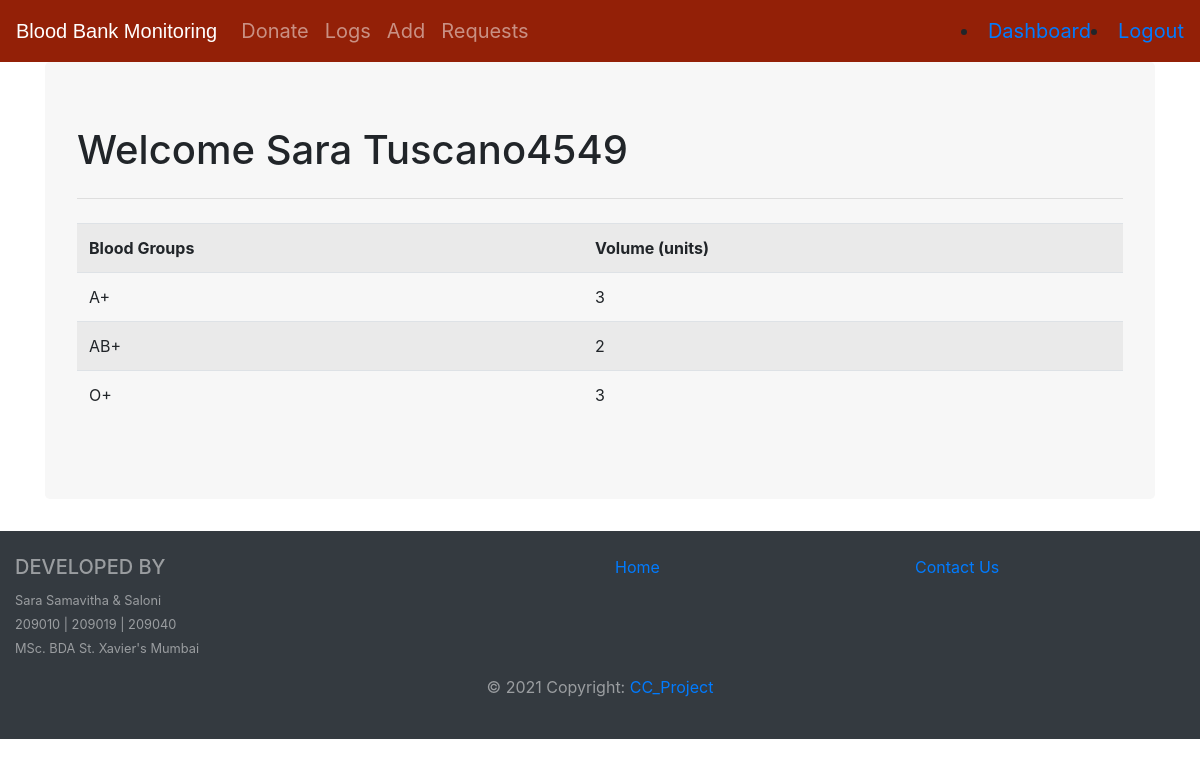
Page /dashboard (signed in) on the committed database.
### models.py (models this page shows, shortened)
class BLOODBANK(db.Model):
    b_group = db.Column(db.String(50), primary_key=True, nullable=False)
    total_packets = db.Column(db.Integer, primary_key=False)

### routes.py (the view)
@app.route('/dashboard')
@is_logged_in
def dashboard():
    result = BLOODBANK.query.first()
    details = BLOODBANK.query.all()
    if result:
        return render_template('dashboard.html',details=details)
    else:
        msg = ' Blood Bank is Empty '
        return render_template('dashboard.html',msg=msg)

### routes.py (called while the page is built)
def is_logged_in(f):
    @wraps(f)
    def wrap(*args, **kwargs):
        if 'logged_in' in session:
            return f(*args, **kwargs)
        else:
            flash('Unauthorized, Please login!', 'danger')
            return redirect(url_for('login'))
    return wrap

### templates/dashboard.html
{% extends 'layout.html' %}
{% block body %}
<div class="jumbotron"style="background-color:#f7f7f7;">
<h1>Welcome {{session.e_id}}</small> </h1>
<hr class="my-4">
<table class="table table-striped">
  <tr>
    <th>Blood Groups</th>
    <th>Volume (units)</th>
  </tr>
  {% for detail in details %}
    <tr>
      <td>{{detail.b_group}}</td>
      <td>{{detail.total_packets}}</td>
    </tr>
  {% endfor %}
</table>
</div>
{% endblock %}

### rows in the picture
BLOODBANK: b_group "A+", total_packets "3"
BLOODBANK: b_group "AB+", total_packets "2"
BLOODBANK: b_group "O+", total_packets "3"

### other values in the picture
{{ session.e_id }} "Sara Tuscano4549"
